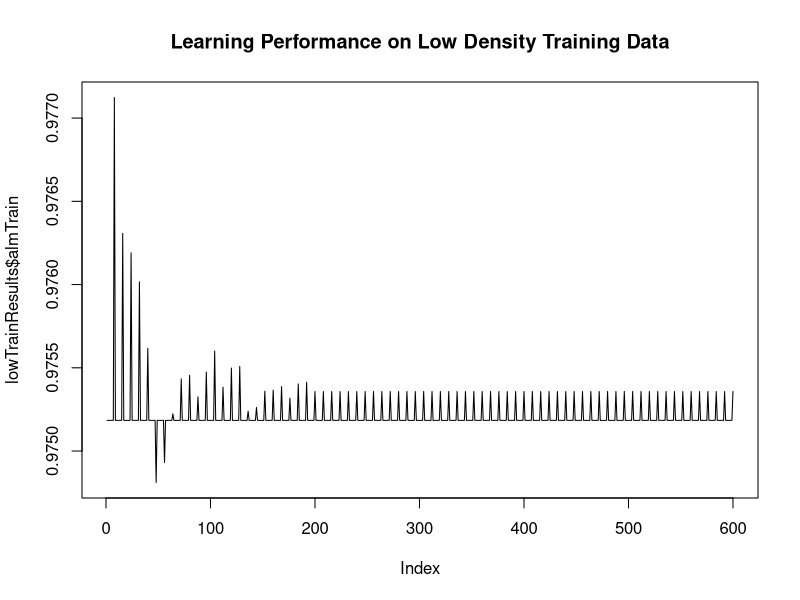
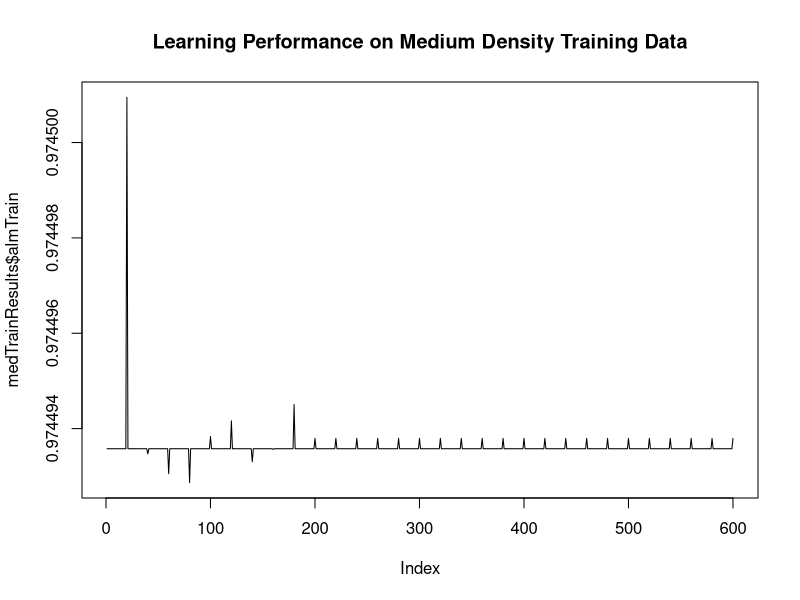

These figures' R source, in order: (Note: this script raises an error after producing the figures.)



library(tidyverse)
input.activation<-function(x.target, c){return(exp((-1*c)*(x.target-inputNodes)^2))}
output.activation<-function(x.target, weights, c){return(weights%*%input.activation(x.target, c))}
mean.prediction<-function(x.target, weights, c){
  probability<-output.activation(x.target, weights, c)/sum(output.activation(x.target, weights, c))

  return(t(outputNodes)%*%probability) # integer prediction
}
update.weights<-function(x.new, y.new, weights, c, lr){
  y.feedback.activation<-exp(-1*c*(y.new-outputNodes)^2)
  x.feedback.activation<-output.activation(x.new, weights, c)
  return(weights+lr*(y.feedback.activation-x.feedback.activation)%*%t(input.activation(x.new, c)))
}
train.alm<-function(dat, c=0.05, lr=0.5, weights){
  alm.train<-rep(NA,nrow(dat))
  for (i in 1:nrow(dat)){
    weights <- update.weights(dat$x[i], dat$y[i], weights, c, lr)
    resp = mean.prediction(dat$x[i], weights, c)
    alm.train[i]=resp
    weights[weights<0]=0
  }
  list(almTrain = alm.train, weights = weights)
}
alm.response <- function(input=1,c) {
  input.activation <- exp(-c*(input.layer - input)^2)
  input.activation <<- input.activation/sum(input.activation)
  #print(length(input.activation)); print(dim(weight.mat))
  output.activation <<- weight.mat %*% input.activation
  output.probability <<- output.activation/sum(output.activation)
  mean.response <<- sum(output.layer * output.probability)
  mean.response
}
alm.trial <- function(input, corResp,c,lr){
  alm.response(input,c)
  alm.update(corResp,c,lr)
  # print(paste0("input=",input,"; corResp=",corResp,"; mean.response=",mean.response))
  mean.response
}




# Generate training data
generate_training_data <- function(n, variability) {
  x <- runif(n, -1, 1) # Generate n random input values between -1 and 1
  y <- x^2 + rnorm(n, 0, variability) # Calculate y = x^2 with added noise based on the variability
  return(list(x = x, y = y))
}

# Train the RBF network
train_network <- function(training_data, inputNodes, outputNodes, c, lr, epochs) {
  weights <- matrix(runif(length(inputNodes) * length(outputNodes), -1, 1), nrow = length(outputNodes), ncol = length(inputNodes))
  
  for (epoch in 1:epochs) {
    for (i in 1:length(training_data$x)) {
      x.new <- training_data$x[i]
      y.new <- training_data$y[i]
      weights <- update.weights(x.new, y.new, weights, c, lr)
    }
  }
  
  return(weights)
}

# Simulate the experiment
simulate_experiment <- function(n, variability_levels, inputNodes, outputNodes, c, lr, epochs) {
  results <- list()
  
  for (variability in variability_levels) {
    # Generate training data with the current variability level
    training_data <- generate_training_data(n, variability)
    
    # Train the RBF network on the current training data
    weights <- train_network(training_data, inputNodes, outputNodes, c, lr, epochs)
    
    # Store the trained weights for the current variability level
    results[[paste0("variability_", variability)]] <- weights
  }
  
  return(results)
}

# Example of using the simulate_experiment function
n <- 100 # number of training examples
variability_levels <- c(0.1, 0.2, 0.3) # different levels of variability
inputNodes <- seq(-1, 1, length.out = 10) # Define input nodes
outputNodes <- seq(0, 1, length.out = 5) # Define output nodes
c <- 2 # positive constant
lr <- 0.1 # learning rate
epochs <- 50 # number of training epochs

experiment_results <- simulate_experiment(n, variability_levels, inputNodes, outputNodes, c, lr, epochs)


#########

# Generate a population of learners with random parameter values
generate_population <- function(population_size, c_range, lr_range) {
  learners <- data.frame(id = 1:population_size,
                         c = runif(population_size, c_range[1], c_range[2]),
                         lr = runif(population_size, lr_range[1], lr_range[2]))
  return(learners)
}

# Run the experiment for a population of learners
run_experiment_for_population <- function(population, n, variability_levels, inputNodes, outputNodes, epochs) {
  population_results <- list()
  
  for (learner in 1:nrow(population)) {
    learner_id <- population$id[learner]
    c <- population$c[learner]
    lr <- population$lr[learner]
    
    learner_results <- simulate_experiment(n, variability_levels, inputNodes, outputNodes, c, lr, epochs)
    population_results[[paste0("learner_", learner_id)]] <- learner_results
  }
  
  return(population_results)
}

# Example of using the run_experiment_for_population function
population_size <- 10 # number of learners in the population
c_range <- c(1, 5) # range of parameter c values
lr_range <- c(0.01, 0.3) # range of learning rate values

population <- generate_population(population_size, c_range, lr_range)
population_experiment_results <- run_experiment_for_population(population, n, variability_levels, inputNodes, outputNodes, epochs)



##########



generate.data <- function(x, type = 'linear', noise = NA) {
  if (type == 'linear') {
    y <- round(2.2*x + 30,0)
  }
  else if (type == 'exponential') {
    y <- round(200*(1-exp(-x/25)),0)
  }
  else if (type == 'quadratic') {
    y <- round(210 - ((x-50)^2)/12,0)
  }
  # if noise is specified, add noise to the y values
  if(!is.na(noise)) {
    y <- y + round(rnorm(length(y), 0, noise),2)
  }
  data.frame(x, y,type)
}
envTypes <- c('linear', 'exponential', 'quadratic')
lowDensityTrainBlock <- c(30.5, 36.0, 41.0, 46.5, 53.5, 59.0, 64.0, 69.5)
medDensityTrainBlock <- c(
  30.0, 31.5, 33.0, 34.5, 36.5, 38.5, 41.0, 43.5, 46.0,
  48.5, 51.5, 54.0, 56.5, 59.0, 61.5, 63.5, 65.5, 67.0, 68.5, 70.0
)
#  low density has 25 training blocks, medium has 10 blocks
# generate training data, for each combination of environment type and density.

lowTrain <- map_dfr(envTypes, ~ generate.data(rep(lowDensityTrainBlock,25), type = .x)) %>% group_by(type) %>% mutate(block = rep(1:25, each = 8),trial=seq(1,200))


medTrain <- map_dfr(envTypes, ~ generate.data(rep(medDensityTrainBlock,10), type = .x)) %>% 
  group_by(type) %>% mutate(block = rep(1:10, each = 20),trial=seq(1,200))


# Initialize weights
inputNodes <<- matrix(seq(0,100,.5) ) # half step units for inputs, from 0 to 100
outputNodes <<- matrix(seq(0,250,1)) # single step units for outputs, from 0 to 250
weight.mat <- matrix(0.0000000,nrow=length(outputNodes),ncol=length(inputNodes )) 
# Train the model on the low density training data
lowTrainResults <- train.alm(lowTrain, c = 0.05, lr = 0.5, weights = weight.mat)
# Train the model on the medium density training data
medTrainResults <- train.alm(medTrain, c = 0.05, lr = 0.5, weights = weight.mat)
# Plot the results
plot(lowTrainResults$almTrain, type = 'l', main = 'Learning Performance on Low Density Training Data')
plot(medTrainResults$almTrain, type = 'l', main = 'Learning Performance on Medium Density Training Data')




alm.sim <- function(dat, c, lr,testRange=seq(0,100,.5)){
  input.layer <<- matrix(seq(0,100,.5) ) # half step units for inputs, from 0 to 100
  output.layer <<- matrix(seq(0,250,1)) # single step units for outputs, from 0 to 250
  weight.mat <<- matrix(0.0000000,nrow=length(output.layer),ncol=length(input.layer )) # weights initialized to 0 (as in Delosh 1997)
  xt<<-dat$x
  st <- map2_dbl(dat$x, dat$y, ~alm.trial(.x,.y,c,lr))
  dat <- dat %>% mutate(almResp = st)
  
  return(list(d=dat,wm=weight.mat,c=c,lr=lr)) # final weightmat is probs incorrect for all but last
}





input.activation<-function(x.target, c){
  return(exp((-1*c)*(x.target-inputNodes)^2))
}
output.activation<-function(x.target, weights, c){
  return(weights%*%input.activation(x.target, c))
}
mean.prediction<-function(x.target, weights, c){
  probability<-output.activation(x.target, weights, c)/sum(output.activation(x.target, weights, c))
  return(outputNodes%*%probability) # integer prediction
}
update.weights<-function(x.new, y.new, weights, c, lr, noise_sd = NULL){
  y.feedback.activation<-exp(-1*c*(y.new-outputNodes)^2)
  x.feedback.activation<-output.activation(x.new, weights, c)
  return(weights+lr*(y.feedback.activation-x.feedback.activation)%*%t(input.activation(x.new, c)))
}

train.alm<-function(dat, c=0.05, lr=0.5, weights){
  alm.train<-rep(NA,nrow(dat))  
  for (i in 1:nrow(dat)){
    weights <- update.weights(dat$x[i], dat$y[i], weights, c, lr)
    resp = mean.prediction(dat$x[i], weights, c)
    alm.train[i]=resp
    weights[weights<0]=0
  }
  alm.train
}


# Modify the sim_data function to accept the dataset as an argument
sim_data <- function(dat, c=0.5, lr=0.2, inNodes=7, outNodes=32, trainVec=c(5,6,7)) {
  inputNodes <<- seq(1,7,length.out=inNodes*1)  
  outputNodes <<- seq(50,1600,length.out=outNodes*1) 
  wm=matrix(.0000,nrow=length(outputNodes),ncol=length(inputNodes))
  tt<-train.alm(dat, c, lr, wm)
}

ld <- generate.data(rep(lowDensityTrainBlock,25))

lowTrain <- map_dfr(envTypes, ~ generate.data(rep(lowDensityTrainBlock,25), type = .x)) %>% 
  group_by(type) %>% mutate(block = rep(1:25, each = 8),trial=seq(1,200))


map(lowTrain,~sim_data(dat=.x))


tibble(crossing(
  c = c(.5,5),lr = c(.05,1),noise = c(0),
  inNodes=c(7),outNodes=c(32),
  trainVec=list(list(5,6,7)),trainRep = c(9),
  lossFun = list("MAE"),
  simNum = 1:1,
  update_func = list("update.weights"),update_func_name = c("uW"),
  noise_sd = c(0)
)) %>%   mutate(id=seq(1,nrow(.)),td = pmap(list(trainVec,trainRep,noise),~gen_train(trainVec=.x,trainRep=..2,noise=..3) )) %>% 
  ungroup() %>%
  mutate(d = pmap(list(td, c, lr, update_func,noise_sd,inNodes,outNodes), 
                  ~sim_data(dat = .x, c = ..2, lr = ..3, update_func = ..4, noise_sd = ..5,inNodes=..6,outNodes=..7)),
         almTrainDat = map(d, "almTrain"),weights=map(d,"weights"))%>%
  unnest(c(almTrainDat, td)) %>% select(-d) %>% mutate(input=as.factor(input)) %T>%
  {pf(.) } %>% trainTab
